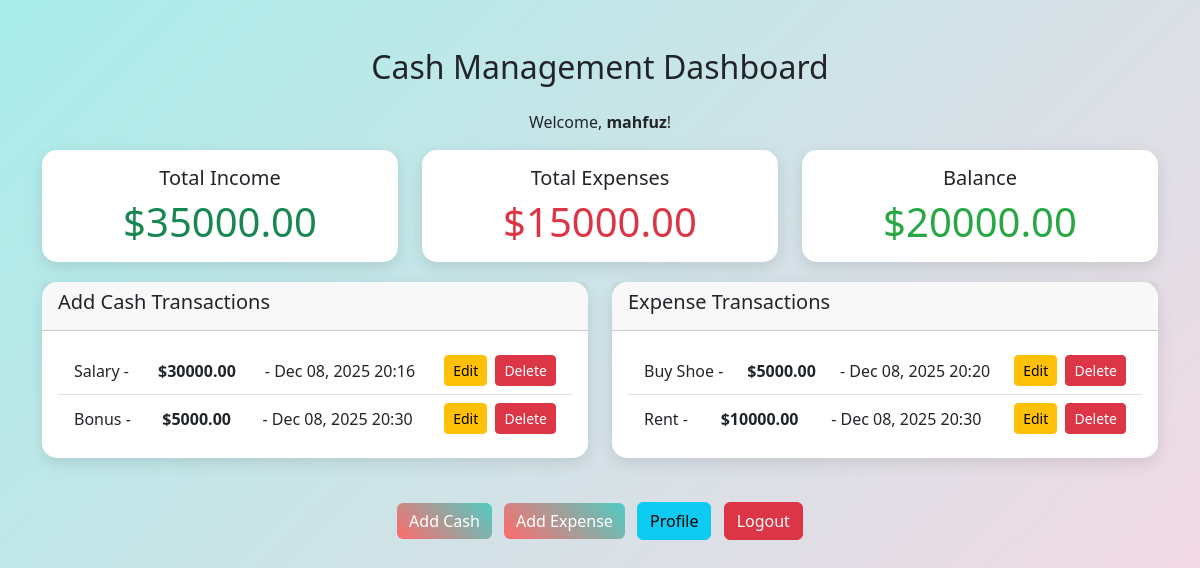
Page /dashboard/ (signed in) on the earlier database version.
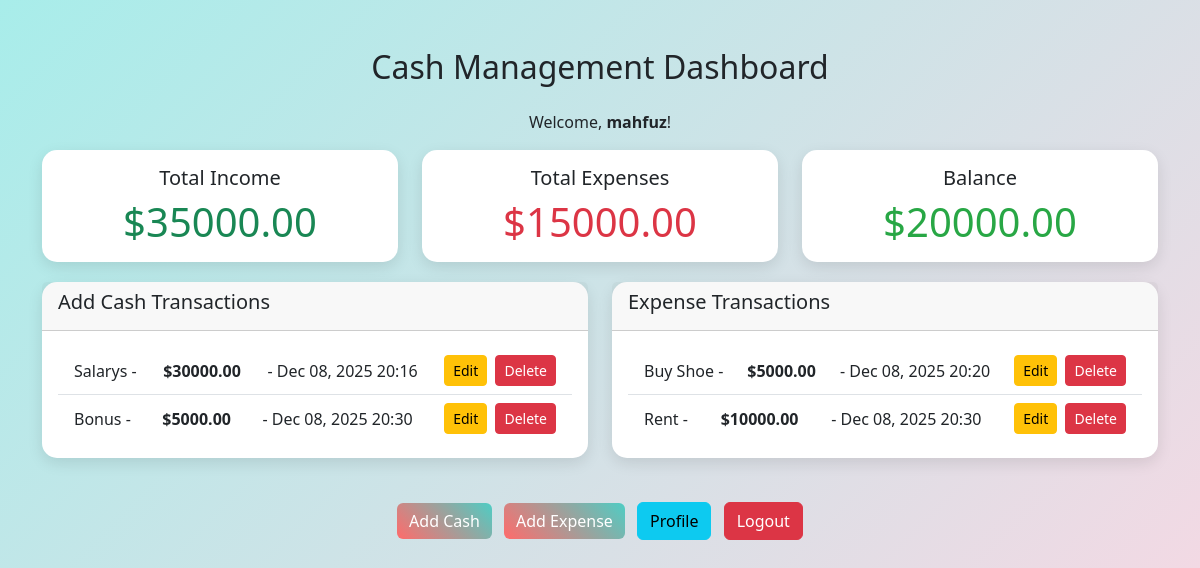
Same page on the later database version.
### ManageCash/models.py (models this page shows, shortened)
class AddCash(models.Model):
    user = models.ForeignKey(User, on_delete=models.CASCADE)
    source = models.CharField(max_length=100)
    datetime = models.DateTimeField()
    amount = models.DecimalField(max_digits=10, decimal_places=2)
    description = models.TextField()

class Expense(models.Model):
    user = models.ForeignKey(User, on_delete=models.CASCADE)
    description = models.TextField()
    amount = models.DecimalField(max_digits=10, decimal_places=2)
    datetime = models.DateTimeField()

### ManageCash/views.py (the view)
# urls.py: path("dashboard/", views.dashboard_view, name="dashboard"),
@login_required
def dashboard_view(request):
    addcash_transactions = AddCash.objects.filter(user=request.user)
    expense_transactions = Expense.objects.filter(user=request.user)
    total_income = sum(t.amount for t in addcash_transactions)
    total_expenses = sum(t.amount for t in expense_transactions)
    balance = total_income - total_expenses
    context = {
        'addcash_transactions': addcash_transactions,
        'expense_transactions': expense_transactions,
        'total_income': total_income,
        'total_expenses': total_expenses,
        'balance': balance,
    }
    return render(request, 'dashboard.html', context)

### ManageCash/templates/dashboard.html (shortened to what this page needs)
<!DOCTYPE html>
<html lang="en">
<head>
    <link href="https://cdn.jsdelivr.net/npm/bootstrap@5.3.0/dist/css/bootstrap.min.css" rel="stylesheet">
</head>
<body>
    <div class="container mt-5">
        <div class="row">
            <div class="col-12">
                <h2 class="text-center mb-4">Cash Management Dashboard</h2>
                <p class="text-center">Welcome, <strong>{{ user.username }}</strong>!</p>
            </div>
        </div>
        <div class="row">
            <div class="col-md-4">
                <div class="card text-center">
                    <div class="card-body">
                        <h5 class="card-title">Total Income</h5>
                        <p class="card-text display-6 text-success">${{ total_income }}</p>
                    </div>
                </div>
            </div>
            <div class="col-md-4">
                <div class="card text-center">
                    <div class="card-body">
                        <h5 class="card-title">Total Expenses</h5>
                        <p class="card-text display-6 text-danger">${{ total_expenses }}</p>
                    </div>
                </div>
            </div>
            <div class="col-md-4">
                <div class="card text-center">
                    <div class="card-body">
                        <h5 class="card-title">Balance</h5>
                        <p class="card-text display-6 {% if balance >= 0 %}balance-positive{% else %}balance-negative{% endif %}">${{ balance }}</p>
                    </div>
                </div>
            </div>
        </div>
        <div class="row">
            <div class="col-md-6">
                <div class="card">
                    <div class="card-header">
                        <h5>Add Cash Transactions</h5>
                    </div>
                    <div class="card-body">
                        <ul class="list-group list-group-flush">
                            {% for transaction in addcash_transactions %}
                                <li class="list-group-item d-flex justify-content-between align-items-center">
                                    {{ transaction.source }} - <strong>${{ transaction.amount }}</strong> - {{ transaction.datetime|date:"M d, Y H:i" }}
                                    <div>
                                        <a href="{% url 'edit_cash' transaction.pk %}" class="btn btn-sm btn-warning me-1">Edit</a>
                                        <a href="{% url 'delete_cash' transaction.pk %}" class="btn btn-sm btn-danger">Delete</a>
                                    </div>
                                </li>
                            {% empty %}
                                <li class="list-group-item">No cash added yet.</li>
                            {% endfor %}
                        </ul>
                    </div>
                </div>
            </div>
            <div class="col-md-6">
                <div class="card">
                    <div class="card-header">
                        <h5>Expense Transactions</h5>
                    </div>
                    <div class="card-body">
                        <ul class="list-group list-group-flush">
                            {% for transaction in expense_transactions %}
                                <li class="list-group-item d-flex justify-content-between align-items-center">
                                    {{ transaction.description }} - <strong>${{ transaction.amount }}</strong> - {{ transaction.datetime|date:"M d, Y H:i" }}
                                    <div>
                                        <a href="{% url 'edit_expense' transaction.pk %}" class="btn btn-sm btn-warning me-1">Edit</a>
                                        <a href="{% url 'delete_expense' transaction.pk %}" class="btn btn-sm btn-danger">Delete</a>
                                    </div>
                                </li>
                            {% empty %}
                                <li class="list-group-item">No expenses yet.</li>
                            {% endfor %}
                        </ul>
                    </div>
                </div>
            </div>
        </div>
        <div class="row mt-4">
            <div class="col-12 text-center">
                <a href="{% url 'add_cash' %}" class="btn btn-primary me-2">Add Cash</a>
                <a href="{% url 'add_expense' %}" class="btn btn-primary me-2">Add Expense</a>
                <a href="{% url 'profile' %}" class="btn btn-info me-2">Profile</a>
                <a href="{% url 'logout' %}" class="btn btn-danger">Logout</a>
            </div>
        </div>
    </div>
</body>
</html>

### ManageCash/templates/dashboard.html (style rules this page uses)
body { background: linear-gradient(135deg, #a8edea 0%, #fed6e3 100%); min-height: 100vh; }
.card { border: none; border-radius: 15px; box-shadow: 0 5px 15px rgba(0,0,0,0.1); margin-bottom: 20px; }
.btn-primary { background: linear-gradient(45deg, #FF6B6B, #4ECDC4); border: none; }
.balance-positive { color: #28a745; }

Differences in the rows shown:
changed AddCash: source "Salary" → "Salarys"
